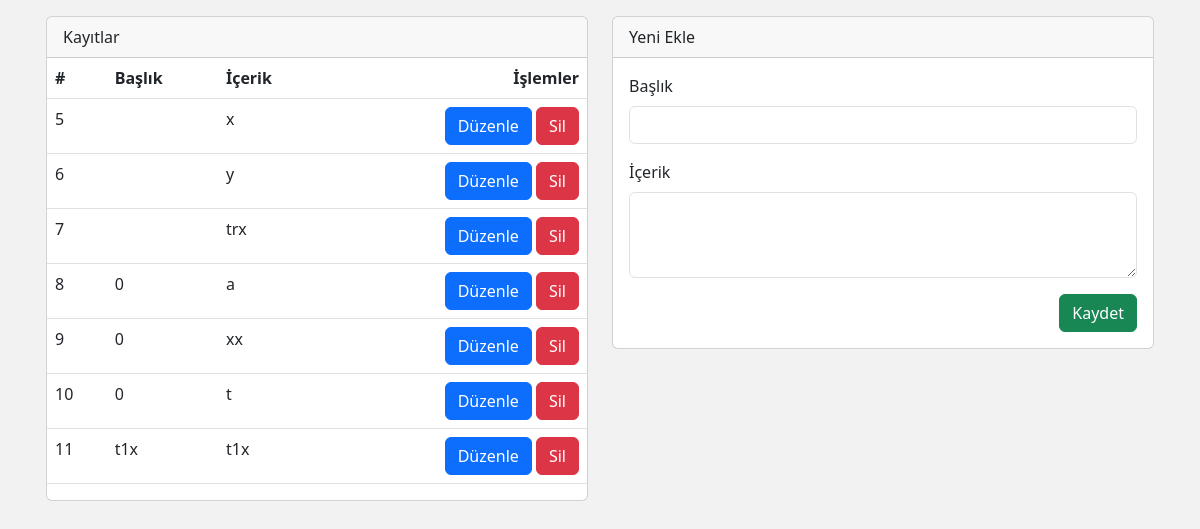
The page / on the database its author committed.
### tables this page shows
CREATE TABLE `notdefteri` (
  `id` int(11) NOT NULL,
  `baslik` varchar(50) NOT NULL,
  `icerik` varchar(200) NOT NULL
);

### veri.php (called while the page is built, shortened)
<?php
$servername = "localhost";
$username = "root";
$password = "";
$dbname = "db2";
$conn = new mysqli($servername, $username, $password, $dbname);
function GetAll()
{
  global $conn;
  $sql = "SELECT id, baslik, icerik FROM notdefteri";
  $result = $conn->query($sql);
  return $result;
}

### listeleme.php (the view)
<div class="card mb-1">
  <div class="card-header">Kayıtlar</div>
  <div class="card-body p-0">
    <table class="table">
      <thead>
        <tr>
          <th>#</th>
          <th>Başlık</th>
          <th>İçerik</th>
          <th class="text-end">İşlemler</th>
        </tr>
      </thead>
      <tbody>
        <?php
        $result = GetAll();
        if ($result->num_rows > 0) {
          while ($row = $result->fetch_assoc()) {
        ?>
            <tr>
              <td><?php echo $row["id"]; ?></td>
              <td><?php echo $row["baslik"]; ?></td>
              <td><?php echo $row["icerik"]; ?></td>
              <td class="text-end">
                <a class="btn btn-primary" href="?duzenleId=<?php echo $row["id"]; ?>">
                  Düzenle
                </a>
                <a onclick="return confirm('Emin misiniz?')" class="btn btn-danger" href="?silId=<?php echo $row["id"]; ?>">
                  Sil
                </a>
              </td>
            </tr>
        <?php
          }
        } else {
          echo "<tr><td class='text-center' colspan='4'>Kayıt yok!</td></tr>";
        }
        ?>
      </tbody>
    </table>
  </div>
</div>

### index.php (shortened to what this page needs)
<?php require_once("veri.php"); ?>
<!DOCTYPE html>
<html lang="tr">
<head>
  <link href="https://cdn.jsdelivr.net/npm/bootstrap@5.3.0/dist/css/bootstrap.min.css" rel="stylesheet">
</head>
<body>
  <div class="container p-3">
    <div class="row">
      <div class="col-6">
        <?php include("listeleme.php"); ?>
      </div>
      <div class="col-6">
        <?php
        include("add.php");
        ?>
      </div>
    </div>
  </div>
</body>
</html>

### add.php (shortened to what this page needs)
<div class="card mb-1">
  <div class="card-header">Yeni Ekle</div>
  <div class="card-body">
    <form action="." method="post">
      <div class="mb-3">
        <label class="form-label">Başlık</label>
        <input type="text" name="baslik" class="form-control">
      </div>
      <div class="mb-3">
        <label class="form-label">İçerik</label>
        <textarea class="form-control" name="icerik" rows="3"></textarea>
      </div>
      <div class="text-end">
        <input type="submit" value="Kaydet" class="btn btn-success" />
      </div>
    </form>
  </div>
</div>

### index.php (style rules this page uses)
body { background-color: #f2f2f2; }

### rows shown on the page
notdefteri: id "5", icerik "x"
notdefteri: id "6", icerik "y"
notdefteri: id "7", icerik "trx"
notdefteri: id "8", baslik "0", icerik "a"
notdefteri: id "9", baslik "0", icerik "xx"
notdefteri: id "10", baslik "0", icerik "t"
notdefteri: id "11", baslik "t1x", icerik "t1x"
